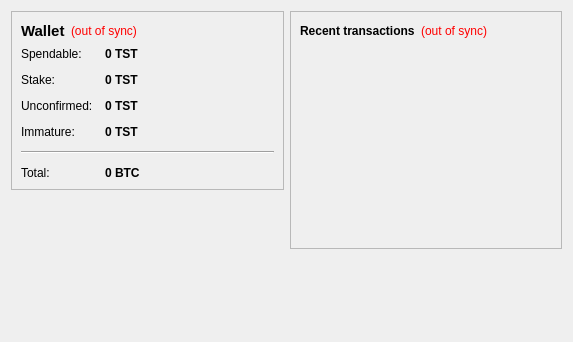
<?xml version="1.0" encoding="UTF-8"?>
<ui version="4.0">
 <class>OverviewPage</class>
 <widget class="QWidget" name="OverviewPage">
  <property name="geometry">
   <rect>
    <x>0</x>
    <y>0</y>
    <width>573</width>
    <height>342</height>
   </rect>
  </property>
  <property name="windowTitle">
   <string>Form</string>
  </property>
  <layout class="QHBoxLayout" name="horizontalLayout" stretch="1,1">
   <item>
    <layout class="QVBoxLayout" name="verticalLayout_2">
     <item>
      <widget class="QFrame" name="frame">
       <property name="frameShape">
        <enum>QFrame::StyledPanel</enum>
       </property>
       <property name="frameShadow">
        <enum>QFrame::Raised</enum>
       </property>
       <layout class="QVBoxLayout" name="verticalLayout_4">
        <item>
         <layout class="QHBoxLayout" name="horizontalLayout_4">
          <item>
           <widget class="QLabel" name="label_5">
            <property name="font">
             <font>
              <pointsize>11</pointsize>
              <weight>75</weight>
              <bold>true</bold>
             </font>
            </property>
            <property name="text">
             <string>Wallet</string>
            </property>
           </widget>
          </item>
          <item>
           <widget class="QLabel" name="labelWalletStatus">
            <property name="toolTip">
             <string>The displayed information may be out of date. Your wallet automatically synchronizes with the TestCoin network after a connection is established, but this process has not completed yet.</string>
            </property>
            <property name="styleSheet">
             <string notr="true">QLabel { color: red; }</string>
            </property>
            <property name="text">
             <string notr="true">(out of sync)</string>
            </property>
            <property name="alignment">
             <set>Qt::AlignLeading|Qt::AlignLeft|Qt::AlignVCenter</set>
            </property>
           </widget>
          </item>
          <item>
           <spacer name="horizontalSpacer_2">
            <property name="orientation">
             <enum>Qt::Horizontal</enum>
            </property>
            <property name="sizeHint" stdset="0">
             <size>
              <width>40</width>
              <height>20</height>
             </size>
            </property>
           </spacer>
          </item>
         </layout>
        </item>
        <item>
         <layout class="QFormLayout" name="formLayout_2">
          <property name="fieldGrowthPolicy">
           <enum>QFormLayout::AllNonFixedFieldsGrow</enum>
          </property>
          <property name="horizontalSpacing">
           <number>12</number>
          </property>
          <property name="verticalSpacing">
           <number>12</number>
          </property>
          <item row="0" column="0">
           <widget class="QLabel" name="label">
            <property name="text">
             <string>Spendable:</string>
            </property>
           </widget>
          </item>
          <item row="0" column="1">
           <widget class="QLabel" name="labelBalance">
            <property name="font">
             <font>
              <weight>75</weight>
              <bold>true</bold>
             </font>
            </property>
            <property name="cursor">
             <cursorShape>IBeamCursor</cursorShape>
            </property>
            <property name="toolTip">
             <string>Your current spendable balance</string>
            </property>
            <property name="text">
             <string notr="true">0 TST</string>
            </property>
            <property name="textInteractionFlags">
             <set>Qt::LinksAccessibleByMouse|Qt::TextSelectableByKeyboard|Qt::TextSelectableByMouse</set>
            </property>
           </widget>
          </item>
          <item row="1" column="0">
           <widget class="QLabel" name="label_6">
            <property name="text">
             <string>Stake:</string>
            </property>
           </widget>
          </item>
          <item row="1" column="1">
           <widget class="QLabel" name="labelStake">
            <property name="font">
             <font>
              <weight>75</weight>
              <bold>true</bold>
             </font>
            </property>
            <property name="cursor">
             <cursorShape>IBeamCursor</cursorShape>
            </property>
            <property name="toolTip">
             <string>Total of coins that was staked, and do not yet count toward the current balance</string>
            </property>
            <property name="text">
             <string notr="true">0 TST</string>
            </property>
            <property name="textInteractionFlags">
             <set>Qt::LinksAccessibleByMouse|Qt::TextSelectableByKeyboard|Qt::TextSelectableByMouse</set>
            </property>
           </widget>
          </item>
          <item row="2" column="0">
           <widget class="QLabel" name="label_3">
            <property name="text">
             <string>Unconfirmed:</string>
            </property>
           </widget>
          </item>
          <item row="2" column="1">
           <widget class="QLabel" name="labelUnconfirmed">
            <property name="font">
             <font>
              <weight>75</weight>
              <bold>true</bold>
             </font>
            </property>
            <property name="cursor">
             <cursorShape>IBeamCursor</cursorShape>
            </property>
            <property name="toolTip">
             <string>Total of transactions that have yet to be confirmed, and do not yet count toward the current balance</string>
            </property>
            <property name="text">
             <string notr="true">0 TST</string>
            </property>
            <property name="textInteractionFlags">
             <set>Qt::LinksAccessibleByMouse|Qt::TextSelectableByKeyboard|Qt::TextSelectableByMouse</set>
            </property>
           </widget>
          </item>
          <item row="3" column="0">
           <widget class="QLabel" name="labelImmatureText">
            <property name="text">
             <string>Immature:</string>
            </property>
           </widget>
          </item>
          <item row="3" column="1">
           <widget class="QLabel" name="labelImmature">
            <property name="font">
             <font>
              <weight>75</weight>
              <bold>true</bold>
             </font>
            </property>
            <property name="toolTip">
             <string>Mined balance that has not yet matured</string>
            </property>
            <property name="text">
             <string notr="true">0 TST</string>
            </property>
            <property name="textInteractionFlags">
             <set>Qt::LinksAccessibleByMouse|Qt::TextSelectableByKeyboard|Qt::TextSelectableByMouse</set>
            </property>
           </widget>
          </item>
          <item row="4" column="0" colspan="2">
           <widget class="Line" name="line">
            <property name="orientation">
             <enum>Qt::Horizontal</enum>
            </property>
           </widget>
          </item>
          <item row="5" column="0">
           <widget class="QLabel" name="labelTotalText">
            <property name="text">
             <string>Total:</string>
            </property>
           </widget>
          </item>
          <item row="5" column="1">
           <widget class="QLabel" name="labelTotal">
            <property name="font">
             <font>
              <weight>75</weight>
              <bold>true</bold>
             </font>
            </property>
            <property name="cursor">
             <cursorShape>IBeamCursor</cursorShape>
            </property>
            <property name="toolTip">
             <string>Your current total balance</string>
            </property>
            <property name="text">
             <string notr="true">0 BTC</string>
            </property>
            <property name="textInteractionFlags">
             <set>Qt::LinksAccessibleByMouse|Qt::TextSelectableByKeyboard|Qt::TextSelectableByMouse</set>
            </property>
           </widget>
          </item>
         </layout>
        </item>
       </layout>
      </widget>
     </item>
     <item>
      <spacer name="verticalSpacer">
       <property name="orientation">
        <enum>Qt::Vertical</enum>
       </property>
       <property name="sizeHint" stdset="0">
        <size>
         <width>20</width>
         <height>40</height>
        </size>
       </property>
      </spacer>
       　　
     </item>
     　　        <item>
       　　         <widget class="QLabel" name="label_wallet_bgcoin">
         　　          <property name="text">
           　　           <string/>
           　　
         </property>
         　　          <property name="pixmap">
           　　           <pixmap resource="../bitcoin.qrc">:/images/wallet_bgcoin</pixmap>
           　　
         </property>
         　　          <property name="scaledContents">
           　　           <bool>false</bool>
           　　
         </property>
         　　          <property name="alignment">
           　　           <set>Qt::AlignCenter</set>
           　　
         </property>
         　　          <property name="margin">
           　　           <number>-2</number>
           　　
         </property>
         　　
       </widget>
       　　
     </item>
     　　        <item>
       　　         <widget class="QLabel" name="label_6">
         　　          <property name="text">
           　　           <string/>
           　　
         </property>
         　　
       </widget>
       　　
     </item>
    </layout>
   </item>
   <item>
    <layout class="QVBoxLayout" name="verticalLayout_3">
     <item>
      <widget class="QFrame" name="frame_2">
       <property name="frameShape">
        <enum>QFrame::StyledPanel</enum>
       </property>
       <property name="frameShadow">
        <enum>QFrame::Raised</enum>
       </property>
       <layout class="QVBoxLayout" name="verticalLayout">
        <item>
         <layout class="QHBoxLayout" name="horizontalLayout_2">
          <item>
           <widget class="QLabel" name="label_4">
            <property name="text">
             <string>&lt;b&gt;Recent transactions&lt;/b&gt;</string>
            </property>
           </widget>
          </item>
          <item>
           <widget class="QLabel" name="labelTransactionsStatus">
            <property name="toolTip">
             <string>The displayed information may be out of date. Your wallet automatically synchronizes with the TestCoin network after a connection is established, but this process has not completed yet.</string>
            </property>
            <property name="styleSheet">
             <string notr="true">QLabel { color: red; }</string>
            </property>
            <property name="text">
             <string notr="true">(out of sync)</string>
            </property>
            <property name="alignment">
             <set>Qt::AlignRight|Qt::AlignTrailing|Qt::AlignVCenter</set>
            </property>
           </widget>
          </item>
          <item>
           <spacer name="horizontalSpacer">
            <property name="orientation">
             <enum>Qt::Horizontal</enum>
            </property>
            <property name="sizeHint" stdset="0">
             <size>
              <width>40</width>
              <height>20</height>
             </size>
            </property>
           </spacer>
          </item>
         </layout>
        </item>
        <item>
         <widget class="QListView" name="listTransactions">
          <property name="styleSheet">
           <string notr="true">QListView { background: transparent; }</string>
          </property>
          <property name="frameShape">
           <enum>QFrame::NoFrame</enum>
          </property>
          <property name="verticalScrollBarPolicy">
           <enum>Qt::ScrollBarAlwaysOff</enum>
          </property>
          <property name="horizontalScrollBarPolicy">
           <enum>Qt::ScrollBarAlwaysOff</enum>
          </property>
          <property name="selectionMode">
           <enum>QAbstractItemView::NoSelection</enum>
          </property>
         </widget>
        </item>
       </layout>
      </widget>
     </item>
     <item>
      <spacer name="verticalSpacer_2">
       <property name="orientation">
        <enum>Qt::Vertical</enum>
       </property>
       <property name="sizeHint" stdset="0">
        <size>
         <width>20</width>
         <height>40</height>
        </size>
       </property>
      </spacer>
     </item>
    </layout>
   </item>
  </layout>
 </widget>
 <resources/>
 <connections/>
</ui>
